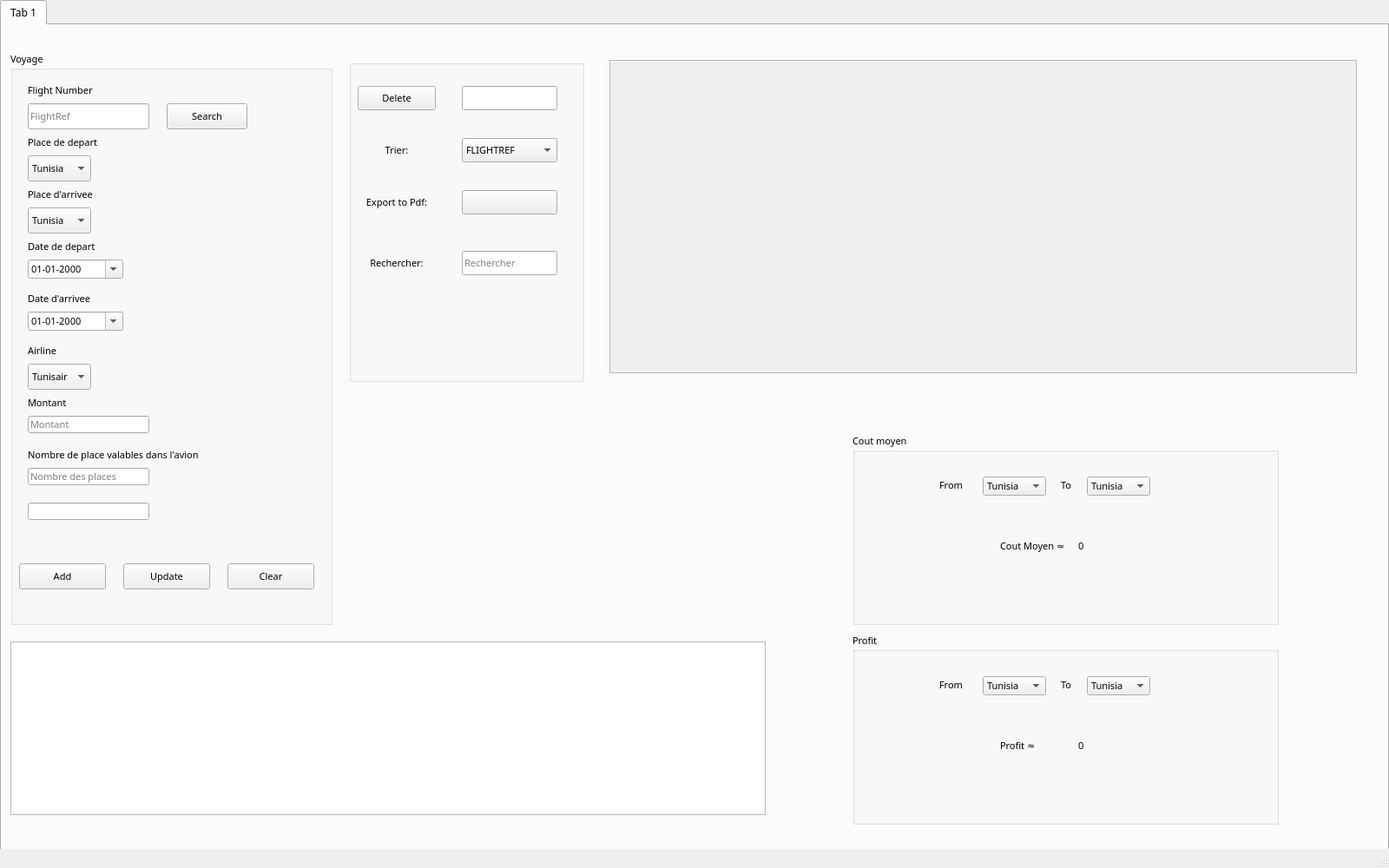
<?xml version="1.0" encoding="UTF-8"?>
<ui version="4.0">
 <class>gestionVoyage</class>
 <widget class="QMainWindow" name="gestionVoyage">
  <property name="geometry">
   <rect>
    <x>0</x>
    <y>0</y>
    <width>1600</width>
    <height>1000</height>
   </rect>
  </property>
  <property name="windowTitle">
   <string>Tayarni - Gestion Voyage</string>
  </property>
  <widget class="QWidget" name="centralwidget">
   <widget class="QTabWidget" name="tabWidget">
    <property name="geometry">
     <rect>
      <x>0</x>
      <y>0</y>
      <width>1600</width>
      <height>1000</height>
     </rect>
    </property>
    <property name="font">
     <font>
      <family>Outfit</family>
     </font>
    </property>
    <property name="tabPosition">
     <enum>QTabWidget::North</enum>
    </property>
    <property name="currentIndex">
     <number>0</number>
    </property>
    <widget class="QWidget" name="tab">
     <property name="font">
      <font>
       <family>Outfit</family>
       <pointsize>8</pointsize>
      </font>
     </property>
     <property name="styleSheet">
      <string notr="true"/>
     </property>
     <attribute name="title">
      <string>Tab 1</string>
     </attribute>
     <widget class="QGroupBox" name="Information_Box">
      <property name="geometry">
       <rect>
        <x>10</x>
        <y>30</y>
        <width>371</width>
        <height>661</height>
       </rect>
      </property>
      <property name="font">
       <font>
        <family>Outfit</family>
        <pointsize>8</pointsize>
       </font>
      </property>
      <property name="styleSheet">
       <string notr="true"/>
      </property>
      <property name="title">
       <string>Voyage</string>
      </property>
      <widget class="QLabel" name="label_6">
       <property name="geometry">
        <rect>
         <x>20</x>
         <y>30</y>
         <width>100</width>
         <height>30</height>
        </rect>
       </property>
       <property name="font">
        <font>
         <family>Outfit</family>
         <pointsize>8</pointsize>
        </font>
       </property>
       <property name="text">
        <string>Flight Number</string>
       </property>
      </widget>
      <widget class="QLabel" name="label_7">
       <property name="geometry">
        <rect>
         <x>20</x>
         <y>390</y>
         <width>100</width>
         <height>30</height>
        </rect>
       </property>
       <property name="font">
        <font>
         <family>Outfit</family>
         <pointsize>8</pointsize>
        </font>
       </property>
       <property name="text">
        <string>Montant</string>
       </property>
      </widget>
      <widget class="QLabel" name="label">
       <property name="geometry">
        <rect>
         <x>20</x>
         <y>90</y>
         <width>100</width>
         <height>30</height>
        </rect>
       </property>
       <property name="font">
        <font>
         <family>Outfit</family>
         <pointsize>8</pointsize>
        </font>
       </property>
       <property name="text">
        <string>Place de depart</string>
       </property>
      </widget>
      <widget class="QLabel" name="label_4">
       <property name="geometry">
        <rect>
         <x>20</x>
         <y>150</y>
         <width>100</width>
         <height>30</height>
        </rect>
       </property>
       <property name="font">
        <font>
         <family>Outfit</family>
         <pointsize>8</pointsize>
        </font>
       </property>
       <property name="styleSheet">
        <string notr="true"/>
       </property>
       <property name="text">
        <string>Place d'arrivee</string>
       </property>
      </widget>
      <widget class="QLabel" name="label_3">
       <property name="geometry">
        <rect>
         <x>20</x>
         <y>210</y>
         <width>100</width>
         <height>30</height>
        </rect>
       </property>
       <property name="font">
        <font>
         <family>Outfit</family>
         <pointsize>8</pointsize>
        </font>
       </property>
       <property name="text">
        <string>Date de depart</string>
       </property>
      </widget>
      <widget class="QLabel" name="label_2">
       <property name="geometry">
        <rect>
         <x>20</x>
         <y>270</y>
         <width>100</width>
         <height>30</height>
        </rect>
       </property>
       <property name="font">
        <font>
         <family>Outfit</family>
         <pointsize>8</pointsize>
        </font>
       </property>
       <property name="text">
        <string>Date d'arrivee</string>
       </property>
      </widget>
      <widget class="QLabel" name="label_8">
       <property name="geometry">
        <rect>
         <x>20</x>
         <y>330</y>
         <width>100</width>
         <height>30</height>
        </rect>
       </property>
       <property name="font">
        <font>
         <family>Outfit</family>
         <pointsize>8</pointsize>
        </font>
       </property>
       <property name="text">
        <string>Airline</string>
       </property>
      </widget>
      <widget class="QLabel" name="label_5">
       <property name="geometry">
        <rect>
         <x>20</x>
         <y>450</y>
         <width>231</width>
         <height>30</height>
        </rect>
       </property>
       <property name="font">
        <font>
         <family>Outfit</family>
         <pointsize>8</pointsize>
        </font>
       </property>
       <property name="text">
        <string>Nombre de place valables dans l'avion</string>
       </property>
      </widget>
      <widget class="MyButton" name="pushButton_ajouter">
       <property name="geometry">
        <rect>
         <x>10</x>
         <y>590</y>
         <width>100</width>
         <height>30</height>
        </rect>
       </property>
       <property name="font">
        <font>
         <family>Outfit</family>
         <pointsize>8</pointsize>
        </font>
       </property>
       <property name="text">
        <string>Add</string>
       </property>
      </widget>
      <widget class="MyButton" name="pushButton_clear">
       <property name="geometry">
        <rect>
         <x>250</x>
         <y>590</y>
         <width>100</width>
         <height>30</height>
        </rect>
       </property>
       <property name="font">
        <font>
         <family>Outfit</family>
         <pointsize>8</pointsize>
        </font>
       </property>
       <property name="text">
        <string>Clear</string>
       </property>
      </widget>
      <widget class="QLineEdit" name="lineEdit_flightref">
       <property name="geometry">
        <rect>
         <x>20</x>
         <y>60</y>
         <width>140</width>
         <height>30</height>
        </rect>
       </property>
       <property name="font">
        <font>
         <family>Outfit</family>
         <pointsize>8</pointsize>
        </font>
       </property>
       <property name="maxLength">
        <number>100</number>
       </property>
       <property name="cursorPosition">
        <number>0</number>
       </property>
       <property name="placeholderText">
        <string>FlightRef</string>
       </property>
      </widget>
      <widget class="QLineEdit" name="lineEdit_montant">
       <property name="geometry">
        <rect>
         <x>20</x>
         <y>420</y>
         <width>140</width>
         <height>20</height>
        </rect>
       </property>
       <property name="font">
        <font>
         <family>Outfit</family>
         <pointsize>8</pointsize>
        </font>
       </property>
       <property name="maxLength">
        <number>8</number>
       </property>
       <property name="placeholderText">
        <string>Montant</string>
       </property>
      </widget>
      <widget class="QLineEdit" name="lineEdit_nbper">
       <property name="geometry">
        <rect>
         <x>20</x>
         <y>480</y>
         <width>140</width>
         <height>20</height>
        </rect>
       </property>
       <property name="font">
        <font>
         <family>Outfit</family>
         <pointsize>8</pointsize>
        </font>
       </property>
       <property name="inputMask">
        <string/>
       </property>
       <property name="maxLength">
        <number>4</number>
       </property>
       <property name="cursorPosition">
        <number>0</number>
       </property>
       <property name="placeholderText">
        <string>Nombre des places</string>
       </property>
      </widget>
      <widget class="QComboBox" name="comboBox_lieudep">
       <property name="geometry">
        <rect>
         <x>20</x>
         <y>120</y>
         <width>73</width>
         <height>30</height>
        </rect>
       </property>
       <property name="font">
        <font>
         <family>Outfit</family>
         <pointsize>8</pointsize>
        </font>
       </property>
       <property name="editable">
        <bool>false</bool>
       </property>
       <item>
        <property name="text">
         <string>Tunisia</string>
        </property>
       </item>
       <item>
        <property name="text">
         <string>France</string>
        </property>
       </item>
       <item>
        <property name="text">
         <string>United Kingdom</string>
        </property>
       </item>
      </widget>
      <widget class="QComboBox" name="comboBox_lieuarr">
       <property name="geometry">
        <rect>
         <x>20</x>
         <y>180</y>
         <width>73</width>
         <height>30</height>
        </rect>
       </property>
       <property name="font">
        <font>
         <family>Outfit</family>
         <pointsize>8</pointsize>
        </font>
       </property>
       <item>
        <property name="text">
         <string>Tunisia</string>
        </property>
       </item>
       <item>
        <property name="text">
         <string>France</string>
        </property>
       </item>
       <item>
        <property name="text">
         <string>United Kingdom</string>
        </property>
       </item>
      </widget>
      <widget class="QDateEdit" name="dateEdit_datedep">
       <property name="geometry">
        <rect>
         <x>20</x>
         <y>240</y>
         <width>110</width>
         <height>22</height>
        </rect>
       </property>
       <property name="font">
        <font>
         <family>Outfit</family>
         <pointsize>8</pointsize>
        </font>
       </property>
       <property name="styleSheet">
        <string notr="true">QDateEdit *
{
background-color:rgba(5, 24, 150);
}</string>
       </property>
       <property name="buttonSymbols">
        <enum>QAbstractSpinBox::UpDownArrows</enum>
       </property>
       <property name="displayFormat">
        <string>dd-MM-yyyy</string>
       </property>
       <property name="calendarPopup">
        <bool>true</bool>
       </property>
      </widget>
      <widget class="QComboBox" name="comboBox_Airline">
       <property name="geometry">
        <rect>
         <x>20</x>
         <y>360</y>
         <width>73</width>
         <height>30</height>
        </rect>
       </property>
       <property name="font">
        <font>
         <family>Outfit</family>
         <pointsize>8</pointsize>
        </font>
       </property>
       <item>
        <property name="text">
         <string>Tunisair</string>
        </property>
       </item>
       <item>
        <property name="text">
         <string>Emirates Airlines</string>
        </property>
       </item>
      </widget>
      <widget class="QDateEdit" name="dateEdit_datearr">
       <property name="geometry">
        <rect>
         <x>20</x>
         <y>300</y>
         <width>110</width>
         <height>22</height>
        </rect>
       </property>
       <property name="font">
        <font>
         <family>Outfit</family>
         <pointsize>8</pointsize>
        </font>
       </property>
       <property name="displayFormat">
        <string>dd-MM-yyyy</string>
       </property>
       <property name="calendarPopup">
        <bool>true</bool>
       </property>
      </widget>
      <widget class="MyButton" name="pushButton_Search">
       <property name="geometry">
        <rect>
         <x>180</x>
         <y>60</y>
         <width>93</width>
         <height>30</height>
        </rect>
       </property>
       <property name="text">
        <string>Search</string>
       </property>
      </widget>
      <widget class="MyButton" name="pushButton_update">
       <property name="geometry">
        <rect>
         <x>130</x>
         <y>590</y>
         <width>100</width>
         <height>30</height>
        </rect>
       </property>
       <property name="font">
        <font>
         <family>Outfit</family>
         <pointsize>8</pointsize>
        </font>
       </property>
       <property name="text">
        <string>Update</string>
       </property>
       <property name="checkable">
        <bool>false</bool>
       </property>
      </widget>
      <widget class="QLineEdit" name="lineEdit_rfid">
       <property name="geometry">
        <rect>
         <x>20</x>
         <y>520</y>
         <width>140</width>
         <height>20</height>
        </rect>
       </property>
      </widget>
     </widget>
     <widget class="QGroupBox" name="groupBox_2">
      <property name="geometry">
       <rect>
        <x>980</x>
        <y>470</y>
        <width>491</width>
        <height>221</height>
       </rect>
      </property>
      <property name="title">
       <string>Cout moyen</string>
      </property>
      <widget class="QLabel" name="label_10">
       <property name="geometry">
        <rect>
         <x>170</x>
         <y>120</y>
         <width>181</width>
         <height>20</height>
        </rect>
       </property>
       <property name="text">
        <string>Cout Moyen ≈</string>
       </property>
      </widget>
      <widget class="QLabel" name="label_11">
       <property name="geometry">
        <rect>
         <x>100</x>
         <y>50</y>
         <width>70</width>
         <height>20</height>
        </rect>
       </property>
       <property name="text">
        <string>From</string>
       </property>
      </widget>
      <widget class="QLabel" name="label_12">
       <property name="geometry">
        <rect>
         <x>240</x>
         <y>50</y>
         <width>70</width>
         <height>20</height>
        </rect>
       </property>
       <property name="text">
        <string>To</string>
       </property>
      </widget>
      <widget class="QComboBox" name="comboBox_lieu_From">
       <property name="geometry">
        <rect>
         <x>150</x>
         <y>50</y>
         <width>73</width>
         <height>22</height>
        </rect>
       </property>
       <property name="font">
        <font>
         <family>Outfit</family>
         <pointsize>8</pointsize>
        </font>
       </property>
       <item>
        <property name="text">
         <string>Tunisia</string>
        </property>
       </item>
       <item>
        <property name="text">
         <string>France</string>
        </property>
       </item>
       <item>
        <property name="text">
         <string>United Kingdom</string>
        </property>
       </item>
      </widget>
      <widget class="QComboBox" name="comboBox_lieu_To">
       <property name="geometry">
        <rect>
         <x>270</x>
         <y>50</y>
         <width>73</width>
         <height>22</height>
        </rect>
       </property>
       <property name="font">
        <font>
         <family>Outfit</family>
         <pointsize>8</pointsize>
        </font>
       </property>
       <item>
        <property name="text">
         <string>Tunisia</string>
        </property>
       </item>
       <item>
        <property name="text">
         <string>France</string>
        </property>
       </item>
       <item>
        <property name="text">
         <string>United Kingdom</string>
        </property>
       </item>
      </widget>
      <widget class="QLabel" name="label_moyen">
       <property name="geometry">
        <rect>
         <x>260</x>
         <y>120</y>
         <width>56</width>
         <height>20</height>
        </rect>
       </property>
       <property name="text">
        <string>0</string>
       </property>
      </widget>
     </widget>
     <widget class="QWidget" name="widget" native="true">
      <property name="geometry">
       <rect>
        <x>410</x>
        <y>470</y>
        <width>460</width>
        <height>221</height>
       </rect>
      </property>
      <property name="layoutDirection">
       <enum>Qt::LeftToRight</enum>
      </property>
     </widget>
     <widget class="QGroupBox" name="groupBox_3">
      <property name="geometry">
       <rect>
        <x>980</x>
        <y>700</y>
        <width>491</width>
        <height>221</height>
       </rect>
      </property>
      <property name="title">
       <string>Profit</string>
      </property>
      <widget class="QLabel" name="label_13">
       <property name="geometry">
        <rect>
         <x>170</x>
         <y>120</y>
         <width>181</width>
         <height>20</height>
        </rect>
       </property>
       <property name="text">
        <string>Profit ≈</string>
       </property>
      </widget>
      <widget class="QLabel" name="label_14">
       <property name="geometry">
        <rect>
         <x>100</x>
         <y>50</y>
         <width>70</width>
         <height>20</height>
        </rect>
       </property>
       <property name="text">
        <string>From</string>
       </property>
      </widget>
      <widget class="QLabel" name="label_15">
       <property name="geometry">
        <rect>
         <x>240</x>
         <y>50</y>
         <width>70</width>
         <height>20</height>
        </rect>
       </property>
       <property name="text">
        <string>To</string>
       </property>
      </widget>
      <widget class="QComboBox" name="comboBox_lieu_From_2">
       <property name="geometry">
        <rect>
         <x>150</x>
         <y>50</y>
         <width>73</width>
         <height>22</height>
        </rect>
       </property>
       <property name="font">
        <font>
         <family>Outfit</family>
         <pointsize>8</pointsize>
        </font>
       </property>
       <item>
        <property name="text">
         <string>Tunisia</string>
        </property>
       </item>
       <item>
        <property name="text">
         <string>France</string>
        </property>
       </item>
       <item>
        <property name="text">
         <string>United Kingdom</string>
        </property>
       </item>
      </widget>
      <widget class="QComboBox" name="comboBox_lieu_To_2">
       <property name="geometry">
        <rect>
         <x>270</x>
         <y>50</y>
         <width>73</width>
         <height>22</height>
        </rect>
       </property>
       <property name="font">
        <font>
         <family>Outfit</family>
         <pointsize>8</pointsize>
        </font>
       </property>
       <item>
        <property name="text">
         <string>Tunisia</string>
        </property>
       </item>
       <item>
        <property name="text">
         <string>France</string>
        </property>
       </item>
       <item>
        <property name="text">
         <string>United Kingdom</string>
        </property>
       </item>
      </widget>
      <widget class="QLabel" name="label_profit">
       <property name="geometry">
        <rect>
         <x>260</x>
         <y>120</y>
         <width>56</width>
         <height>20</height>
        </rect>
       </property>
       <property name="text">
        <string>0</string>
       </property>
      </widget>
     </widget>
     <widget class="QScrollArea" name="scrollArea">
      <property name="geometry">
       <rect>
        <x>700</x>
        <y>40</y>
        <width>861</width>
        <height>361</height>
       </rect>
      </property>
      <property name="styleSheet">
       <string notr="true"/>
      </property>
      <property name="widgetResizable">
       <bool>true</bool>
      </property>
      <widget class="QWidget" name="scrollAreaWidgetContents">
       <property name="geometry">
        <rect>
         <x>0</x>
         <y>0</y>
         <width>859</width>
         <height>359</height>
        </rect>
       </property>
      </widget>
     </widget>
     <widget class="QGroupBox" name="groupBox">
      <property name="geometry">
       <rect>
        <x>400</x>
        <y>40</y>
        <width>271</width>
        <height>371</height>
       </rect>
      </property>
      <property name="title">
       <string/>
      </property>
      <widget class="QLineEdit" name="lineEdit_rechercher">
       <property name="geometry">
        <rect>
         <x>130</x>
         <y>220</y>
         <width>110</width>
         <height>28</height>
        </rect>
       </property>
       <property name="text">
        <string/>
       </property>
       <property name="placeholderText">
        <string>Rechercher</string>
       </property>
      </widget>
      <widget class="QPushButton" name="pushButton_3">
       <property name="geometry">
        <rect>
         <x>130</x>
         <y>150</y>
         <width>110</width>
         <height>28</height>
        </rect>
       </property>
       <property name="font">
        <font>
         <family>Outfit</family>
         <pointsize>8</pointsize>
        </font>
       </property>
       <property name="text">
        <string/>
       </property>
       <property name="icon">
        <iconset>
         <normaloff>../../../../Downloads/icons8-pdf-48.png</normaloff>../../../../Downloads/icons8-pdf-48.png</iconset>
       </property>
       <property name="iconSize">
        <size>
         <width>24</width>
         <height>24</height>
        </size>
       </property>
      </widget>
      <widget class="QComboBox" name="comboBox_sort">
       <property name="geometry">
        <rect>
         <x>130</x>
         <y>90</y>
         <width>110</width>
         <height>28</height>
        </rect>
       </property>
       <item>
        <property name="text">
         <string>FLIGHTREF</string>
        </property>
       </item>
       <item>
        <property name="text">
         <string>LIEUDEP</string>
        </property>
       </item>
       <item>
        <property name="text">
         <string>LIEUARR</string>
        </property>
       </item>
       <item>
        <property name="text">
         <string>DATEDEP</string>
        </property>
       </item>
       <item>
        <property name="text">
         <string>DATEARR</string>
        </property>
       </item>
       <item>
        <property name="text">
         <string>AIRLINE</string>
        </property>
       </item>
       <item>
        <property name="text">
         <string>MONTANT</string>
        </property>
       </item>
       <item>
        <property name="text">
         <string>NBPER</string>
        </property>
       </item>
      </widget>
      <widget class="MyButton" name="pushButton_delete">
       <property name="geometry">
        <rect>
         <x>10</x>
         <y>30</y>
         <width>90</width>
         <height>28</height>
        </rect>
       </property>
       <property name="text">
        <string>Delete</string>
       </property>
      </widget>
      <widget class="QLineEdit" name="lineEdit_delete">
       <property name="geometry">
        <rect>
         <x>130</x>
         <y>30</y>
         <width>110</width>
         <height>28</height>
        </rect>
       </property>
      </widget>
      <widget class="QLabel" name="label_9">
       <property name="geometry">
        <rect>
         <x>10</x>
         <y>90</y>
         <width>90</width>
         <height>28</height>
        </rect>
       </property>
       <property name="text">
        <string>Trier:</string>
       </property>
       <property name="alignment">
        <set>Qt::AlignCenter</set>
       </property>
      </widget>
      <widget class="QLabel" name="label_16">
       <property name="geometry">
        <rect>
         <x>10</x>
         <y>150</y>
         <width>90</width>
         <height>28</height>
        </rect>
       </property>
       <property name="text">
        <string>Export to Pdf:</string>
       </property>
       <property name="alignment">
        <set>Qt::AlignCenter</set>
       </property>
      </widget>
      <widget class="QLabel" name="label_17">
       <property name="geometry">
        <rect>
         <x>10</x>
         <y>220</y>
         <width>90</width>
         <height>28</height>
        </rect>
       </property>
       <property name="text">
        <string>Rechercher:</string>
       </property>
       <property name="alignment">
        <set>Qt::AlignCenter</set>
       </property>
      </widget>
     </widget>
     <widget class="QGraphicsView" name="graphicsView">
      <property name="geometry">
       <rect>
        <x>10</x>
        <y>710</y>
        <width>870</width>
        <height>200</height>
       </rect>
      </property>
      <property name="verticalScrollBarPolicy">
       <enum>Qt::ScrollBarAlwaysOff</enum>
      </property>
      <property name="horizontalScrollBarPolicy">
       <enum>Qt::ScrollBarAlwaysOff</enum>
      </property>
     </widget>
    </widget>
   </widget>
  </widget>
  <widget class="QMenuBar" name="menubar">
   <property name="geometry">
    <rect>
     <x>0</x>
     <y>0</y>
     <width>1600</width>
     <height>22</height>
    </rect>
   </property>
  </widget>
  <widget class="QStatusBar" name="statusbar"/>
 </widget>
 <customwidgets>
  <customwidget>
   <class>MyButton</class>
   <extends>QPushButton</extends>
   <header location="global">mybutton.h</header>
  </customwidget>
 </customwidgets>
 <resources/>
 <connections/>
</ui>
